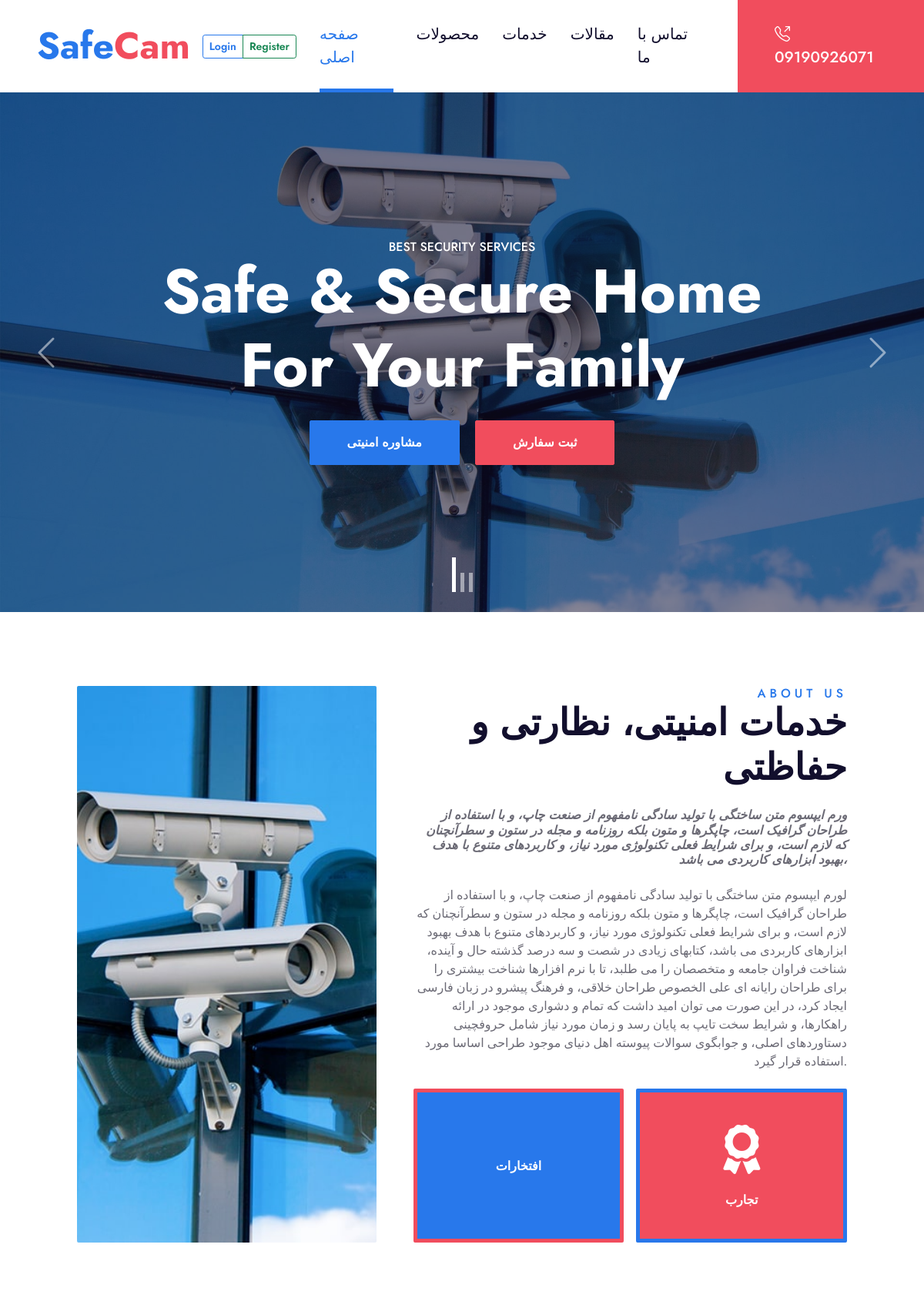
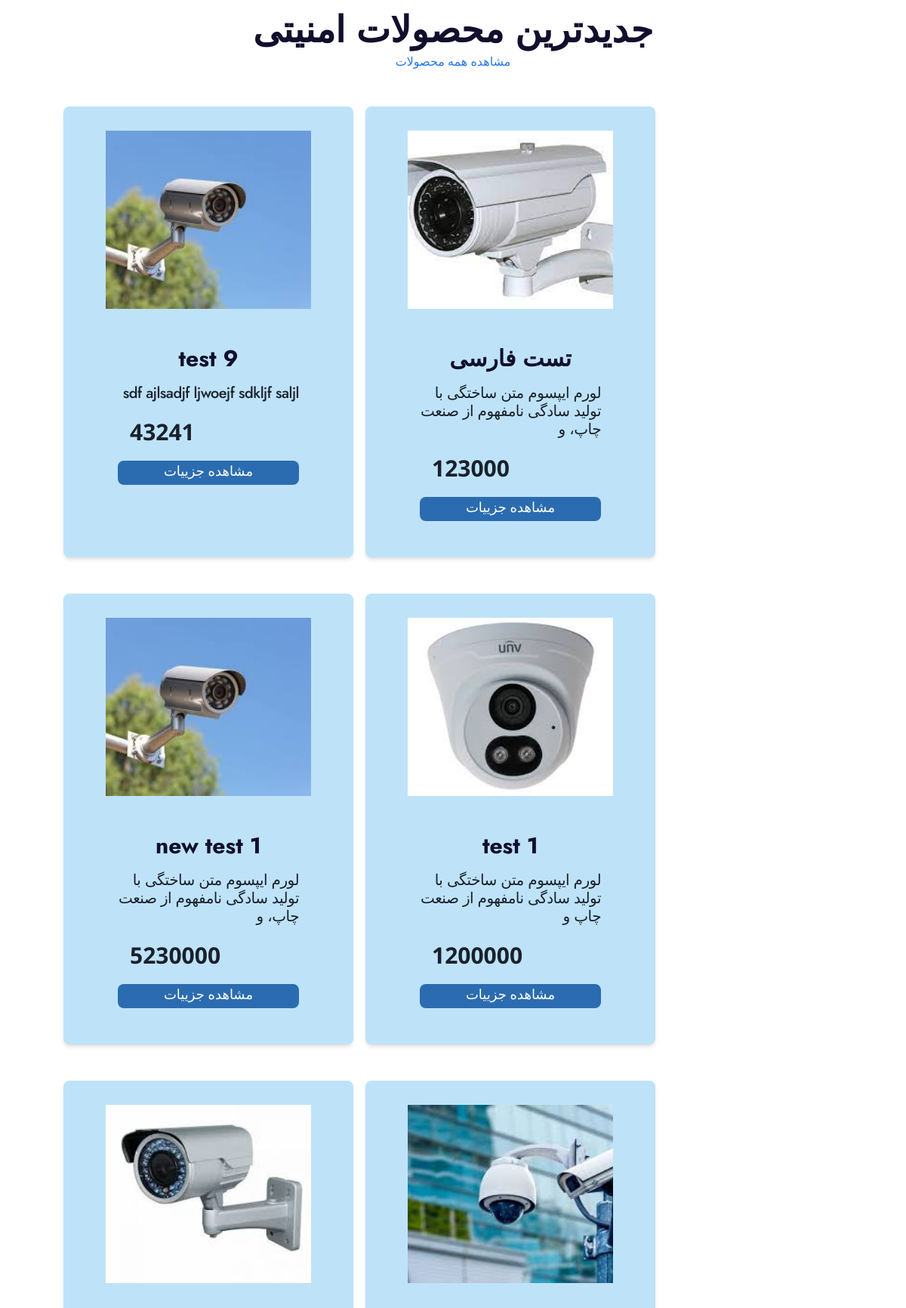
The page / (upper part) on the database its author committed (2 pictures, top to bottom).
### home/models.py (models this page shows)
class Footer(models.Model):
    phone_number = models.IntegerField(max_length=11)
    email = models.EmailField(blank=True, null=True)
    address = models.CharField(max_length=700, null=True, blank=True, help_text='میتواند خالی هم باشد ')
    instagram_username= models.CharField(max_length=200, help_text='آدرس دقیق پیج اینستاگرام')
    whatsapp_number = models.IntegerField(help_text='شماره دقیق واتساپ همراه 98 بدون صفر و + ! ')
    telegram_id = models.CharField(max_length=200, help_text='دقیق تلگرام ID ')
    eitaa_id = models.CharField(max_length=200, help_text='ایتا ID ')
    class Meta:
        verbose_name_plural = 'Fotter'

class AboutUS(models.Model):
    title = models.CharField(max_length=500, help_text=' پر رنگ خط اول با اندازه بزرگ')
    line2 = models.CharField(max_length=700, help_text='متن کم رنگ تر ')
    line3 = models.TextField(help_text='کم رنگ ترین متن با اندازه کوچکتر(متن اصلی ) ')

### product_services/models.py (models this page shows, shortened)
class Product(models.Model):
    types = (
        ('camera', 'camera'),
        ('alarm', 'alarm'),
        ('gps', 'gps'),
    )
    title = models.CharField(max_length=100, unique=True)
    type = models.CharField(max_length=20, choices=types, null=True)
    category = models.ManyToManyField(Category, related_name='products')
    preview = models.CharField(max_length=60, help_text='پیش نماش اطلاعات در کارت محصول')
    info = models.TextField(help_text='اطلاعات و توضیحات محصول')
    image = models.ImageField(upload_to='image/product')
    price = models.DecimalField(max_digits=9, decimal_places=0)
    add_time = models.DateField(auto_now_add=True)
    in_stock = models.BooleanField(default=True, help_text="در صورتی که محصول موجود نیست تیک برداشته شود")
    sells = models.IntegerField()
    class Meta:
        ordering = ('-add_time',)
    def get_absolute_url(self):
        return reverse("products:detail", kwargs={'id': self.id})

### home/views.py (the view)
# urls.py: path('', views.HomeView.as_view(), name='home')
class HomeView(TemplateView):
    template_name = 'home/homePage.html'
    def get_context_data(self, **kwargs):
        context = super().get_context_data(**kwargs)
        context['products'] = product_models.Product.objects.all()
        context['about'] = home_models.AboutUS.objects.first()
        context['new_products'] = product_models.Product.objects.order_by('-add_time')[:6]
        context['services'] = product_models.Service.objects.all()[:6]
        context['articles'] = article_models.Article.objects.all()[:2]
        return context

### article/models.py (called while the page is built)
    def get_absolute_url(self):
        return reverse('article:article_detail', kwargs={'id': self.id})

### context_processors/context_processors.py (called while the page is built)
def recent_products_c(request):
    recent_products = models.Product.objects.order_by('-add_time')[:3]
    return {"recent_products_c": recent_products}

def all_categories_c(request):
    all_categories = models.Category.objects.all()
    return {"all_categories_c": all_categories}

def recent_articles_c(request):
    recent_articles = art_models.Article.objects.order_by('-add_time')[:3]
    return {"recent_articles_c": recent_articles}

def footer(request):
    footer = Footer.objects.all()[:1]
    return {'footer':footer}

### product_services/models.py (called while the page is built)
    def __str__(self):
        return self.title

    def get_absolute_url(self):
        return reverse('products:service_detail', kwargs={'pk': self.id})

### home/templates/home/homePage.html (shortened to what this page needs)
{% extends 'base.html' %}
{% load static %}
{% block additional_links %}
    <link href="https://unpkg.com/tailwindcss@^1.0/dist/tailwind.min.css" rel="stylesheet">
{% endblock %}
{% block content %}
    <div class="container-fluid p-0 mb-5">
        <div id="header-carousel" class="carousel slide carousel-fade" data-bs-ride="carousel">
            <div class="carousel-indicators">
                <button type="button" data-bs-target="#header-carousel" data-bs-slide-to="0" class="active"
                        aria-current="true" aria-label="Slide 1"></button>
                <button type="button" data-bs-target="#header-carousel" data-bs-slide-to="1"
                        aria-label="Slide 2"></button>
                <button type="button" data-bs-target="#header-carousel" data-bs-slide-to="2"
                        aria-label="Slide 3"></button>
            </div>
            <div class="carousel-inner">
                <div class="carousel-item active">
                    <img class="w-100" src="{% static 'img/carousel-1.jpg' %}" alt="Image">
                    <div class="carousel-caption d-flex flex-column align-items-center justify-content-center">
                        <div class="p-3" style="max-width: 900px;">
                            <h5 class="text-white text-uppercase animated bounceInDown">Best Security Services</h5>
                            <h1 class="display-1 text-white mb-md-4 animated zoomIn">Safe & Secure Home For Your
                                Family</h1>
                            <a href="{% url 'contactUs:contact' %}"
                               class="btn btn-primary py-md-3 px-md-5 me-3 animated slideInLeft">مشاوره
                                امنیتی</a>
                            <a href="{% url 'contactUs:contact' %}"
                               class="btn btn-secondary py-md-3 px-md-5 animated slideInRight">ثبت سفارش </a>
                        </div>
                    </div>
                </div>
            </div>
            <button class="carousel-control-prev" type="button" data-bs-target="#header-carousel"
                    data-bs-slide="prev">
                <span class="carousel-control-prev-icon" aria-hidden="true"></span>
            </button>
            <button class="carousel-control-next" type="button" data-bs-target="#header-carousel"
                    data-bs-slide="next">
                <span class="carousel-control-next-icon" aria-hidden="true"></span>
            </button>
        </div>
    </div>
    <div class="container-fluid py-5 wow fadeInUp" data-wow-delay="0.1s">
        <div class="container">
            <div class="row gx-5">
                <div class="col-lg-5 mb-5 mb-lg-0" style="min-height: 500px;">
                    <div class="position-relative h-100">
                        <img class="position-absolute w-100 h-100 rounded wow zoomIn" data-wow-delay="0.3s"
                             src="{% static 'img/about.jpg' %}" style="object-fit: cover;">
                    </div>
                </div>
                <div class="col-lg-7" align="right">
                    <div class="mb-4">
                        <h5 class="text-primary text-uppercase" style="letter-spacing: 5px;">about us</h5>
                        <h1 class="display-5 mb-0">{{ about.title }}</h1>
                    </div>
                    <h4 class="text-body fst-italic mb-4">{{ about.line2 }}</h4>
                    <p class="mb-4">{{ about.line3 }}</p>
                    <div class="row g-3">
                        <div class="col-sm-6 wow zoomIn" data-wow-delay="0.6s">
                            <div class="bg-primary d-flex flex-column justify-content-center text-center border-bottom border-5 border-secondary rounded p-3"
                                 style="height: 200px;">
                                <h4 class="text-white mb-0">افتخارات </h4>
                            </div>
                        </div>
                        <div class="col-sm-6 wow zoomIn" data-wow-delay="0.9s">
                            <div class="bg-secondary d-flex flex-column justify-content-center text-center border-bottom border-5 border-primary rounded p-3"
                                 style="height: 200px;">
                                <i class="fa fa-award fa-4x text-white mb-4"></i>
                                <h4 class="text-white mb-0">تجارب </h4>
                            </div>
                        </div>
                    </div>
                </div>
            </div>
        </div>
    </div>
    <div class="container-fluid py-5 wow fadeInUp" data-wow-delay="0.1s" style="margin-bottom: 75px;">
        <div class="container">
            <div class="text-center mx-auto mb-5" style="max-width: 600px;">
                <h1 class="display-5 mb-0">جدیدترین محصولات امنیتی</h1>
                <a class="text-primary text-uppercase " href="###">مشاهده همه محصولات </a>
            </div>
            <div class="row g-5">
                {% for product in new_products %}
                    <div class="mx-2 max-w-sm bg-blue-200 rounded-lg shadow-md ">
                        <a href="{{ product.get_absolute_url }}">
                            <img class="p-8 rounded-t-lg product-image" src="{{ product.image.url }}"
                                 alt="product image"/>
                        </a>
                        <div class="px-5 pb-5">
                            <a href="{{ product.get_absolute_url }}">
                                <h2 class="text-center text-3xl p-3">{{ product.title }}</h2>
                            </a>
                            <h5 class="text-right text-xl font-semibold tracking-tight text-gray-900 dark:text-white">{{ product.preview }}</h5>
                            <div class="flex flex-col justify-between">
                                <span class="p-3 text-3xl font-bold text-gray-900 dark:text-white">{{ product.price }}</span>
                                <a href="{{ product.get_absolute_url }}"
                                   class="  h-8 text-white bg-blue-700 hover:bg-blue-800 focus:ring-4 focus:outline-none focus:ring-blue-300 font-medium rounded-lg text-lg px-5 py-2.5 text-center dark:bg-blue-600 dark:hover:bg-blue-700 dark:focus:ring-blue-800">مشاهده
                                    جزییات
                                </a>
                            </div>
                        </div>
                    </div>
                {% endfor %}
            </div>
        </div>
    </div>
{% endblock %}

### templates/base.html (shortened to what this page needs)
{% load static %}
<!DOCTYPE html>
<html lang="en">
<head>
    <link href="https://cdnjs.cloudflare.com/ajax/libs/font-awesome/5.10.0/css/all.min.css" rel="stylesheet">
    <link href="https://cdn.jsdelivr.net/npm/bootstrap-icons@1.4.1/font/bootstrap-icons.css" rel="stylesheet">
    <link href="{% static 'lib/flaticon/font/flaticon.css' %}" rel="stylesheet">
    <link href="{% static 'lib/owlcarousel/assets/owl.carousel.min.css' %}" rel="stylesheet">
    <link href="{% static 'lib/animate/animate.min.css' %}" rel="stylesheet">
    <link href="https://unpkg.com/tailwindcss@^1.0/dist/tailwind.min.css" rel="stylesheet">
    <link href="{% static 'css/bootstrap.min.css' %}" rel="stylesheet">
    <link href="{% static 'css/style.css' %}" rel="stylesheet">
    {% block additional_links %}
    {% endblock %}
</head>
<body>
<nav class="navbar navbar-expand-lg bg-white navbar-light shadow-sm py-3 py-lg-0 px-3 px-lg-0">
    <a href="{% url 'home_app:home' %}" class="navbar-brand ms-lg-5">
        <h1 class="display-5 m-0 text-primary">Safe<span class="text-secondary">Cam</span></h1>
    </a>
    {% if request.user.is_authenticated %}
        <div class="card border-0 bg-transparent">
            <div class="row g-2 align-items-center">
                <div class="col-auto">
                    <img src="{% static 'img/user.png' %}" alt="Profile Picture" class="rounded-circle"
                         style="width: 3rem;">
                </div>
                <div class="col">
                    <h5 class="m-0">{{ request.user.username }}</h5>
                    <a  class="btn btn-danger btn-sm  rounded-xl  " href="{% url "account:logout" %}">Logout</a>
                </div>
            </div>
        </div>
    {% else %}
        <div class="btn-group">
            <a href="{% url 'account:login' %}" class="btn btn-outline-primary btn-sm">Login</a>
            <a href="{% url 'account:register' %}" class="btn btn-outline-success btn-sm">Register</a>
        </div>
    {% endif %}
    <div class="collapse navbar-collapse" id="navbarCollapse">
        <div class="navbar-nav ms-auto py-0">
            <a href="{% url 'home_app:home' %}"
               class="nav-item nav-link {% if request.resolver_match.url_name == 'home' %}active{% endif %}">صفحه
                اصلی</a>
            <a href="{% url 'products:products_list' %}"
               class="nav-item nav-link  {% if request.resolver_match.url_name == 'products_list' %}active{% endif %}">محصولات</a>
            <a href="{% url 'products:service' %}"
               class="nav-item nav-link  {% if request.resolver_match.url_name == 'service' %}active{% endif %}">خدمات</a>
            <a href="{% url 'article:articles_list' %}"
               class="nav-item nav-link  {% if request.resolver_match.url_name == 'articles_list' %}active{% endif %}">مقالات</a>
            <a href="{% url 'contactUs:contact' %}"
               class="nav-item nav-link {% if request.resolver_match.url_name == 'contact' %}active{% endif %}">تماس با
                ما</a>
            {% for i in footer %}
                <a href="tel:+98{{ i.phone_number }}"
                   class="nav-item nav-link nav-contact bg-secondary text-white px-5 ms-lg-5"><i
                        class="bi bi-telephone-outbound me-2"></i>0{{ i.phone_number }}</a>
                </div>
                </div>
                </nav>
                {% block content %}
                {% endblock %}
            {% endfor %}
</body>
</html>

### assets/css/style.css (style rules this page uses)
:root { --primary: #2878EB; --secondary: #F14D5D; --light: #ECF4FF; --dark: #120F2D; }
h1, h2, .font-weight-bold { font-weight: 700 !important; }
h3, h4, .font-weight-semi-bold { font-weight: 600 !important; }
h5, h6, .font-weight-medium { font-weight: 500 !important; }
.btn { font-family: 'Jost', sans-serif; font-weight: 600; transition: .5s; }
.btn-primary, .btn-secondary, .btn-primary:hover, .btn-secondary:hover { color: #FFFFFF; }
.navbar-light .navbar-nav .nav-link { font-family: 'Jost', sans-serif; position: relative; margin-left: 30px; padding: 30px 0; font-size: 20px; font-weight: 500; color: var(--dark); outline: none; transition: .5s; }
.navbar-light .navbar-nav .nav-link:hover, .navbar-light .navbar-nav .nav-link.active { color: var(--primary); }
@media (min-width: 992px) { .navbar-light .navbar-nav .nav-link::before { position: absolute; content: ""; width: 0; height: 5px; bottom: 0; left: 50%; background: var(--primary); transition: .5s; } }
@media (min-width: 992px) { .navbar-light .navbar-nav .nav-link:hover::before, .navbar-light .navbar-nav .nav-link.active::before { width: 100%; left: 0; } }
@media (min-width: 992px) { .navbar-light .navbar-nav .nav-link.nav-contact::before { display: none; } }
.carousel-caption { top: 0; left: 0; right: 0; bottom: 0; background: rgba(18, 15, 45, .5); z-index: 1; }
.carousel-control-prev, .carousel-control-next { width: 10%; }
.carousel-control-prev-icon, .carousel-control-next-icon { width: 3rem; height: 3rem; }
.carousel-indicators { align-items: flex-end; }
.carousel-indicators [data-bs-target] { width: 5px; height: 25px; }
.carousel-indicators .active { height: 45px; }

### home/templates/home/homePage.html (style rules this page uses)
.product-image { width: 100%; height: 300px; object-fit: cover; }

### rows shown on the page
Footer: phone_number "9190926071"
AboutUS: title "خدمات امنیتی، نظارتی و حفاظتی", line2 "ورم ایپسوم متن ساختگی با تولید سادگی نامفهوم از صنعت چاپ، و با استفاده از طراحان گرافیک است، چاپگرها و متون بلکه روزنامه و مجله در ستون و سطرآنچنان که لازم است، و برای شرایط فعلی تکنولوژی مورد نیاز، و کاربردهای متنوع با هدف بهبود ابزارهای کاربردی می باشد،", line3 "لورم ایپسوم متن ساختگی با تولید سادگی نامفهوم از صنعت چاپ، و با استفاده از طراحان گرافیک است، چاپگرها و متون بلکه روزنامه و مجله در ستون و سطرآنچنان که لازم است، و برای شرایط فعلی تکنولوژی مورد نیاز، و کاربردهای متنوع با هدف بهبود ابزارهای کاربردی می باشد، کتابهای زیادی در شصت و سه درصد گذشته حال و آینده، شناخت فراوان جامعه و متخصصان را می طلبد، تا با نرم افزارها شناخت بیشتری را برای طراحان رایانه ای علی الخصوص طراحان خلاقی، و فرهنگ پیشرو در زبان فارسی ایجاد کرد، در این صورت می توان امید داشت که تمام و دشواری موجود در ارائه راهکارها، و شرایط سخت تایپ به پایان رسد و زمان مورد نیاز شامل حروفچینی دستاوردهای اصلی، و جوابگوی سوالات پیوسته اهل دنیای موجود طراحی اساسا مورد استفاده قرار گیرد."
Product: image (picture), title "test 9", preview "sdf ajlsadjf ljwoejf sdkljf saljl", price "43241"
Product: image (picture), title "تست فارسی", preview "لورم ایپسوم متن ساختگی با تولید سادگی نامفهوم از صنعت چاپ، و", price "123000"
Product: image (picture), title "new test 1", preview "لورم ایپسوم متن ساختگی با تولید سادگی نامفهوم از صنعت چاپ، و", price "5230000"
Product: image (picture), title "test 1", preview "لورم ایپسوم متن ساختگی با تولید سادگی نامفهوم از صنعت چاپ و", price "1200000"
Product: image (picture)
Product: image (picture)
